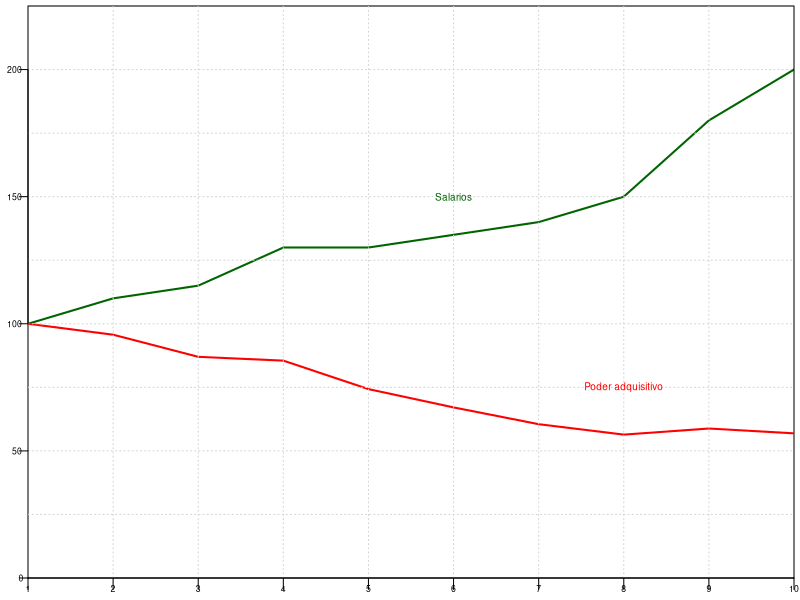

R code for this plot:

datos <- read.csv2("inflacion15.csv")

png("poderAdquisitivo.png", width=700, height=650, res = 300)
par(mar=c(1, 1.3, 0.2, 0.2) + 0.1, mgp = c(0,0,0))
t=0.6

plot(datos$Anio, datos$Salarios, type = "l", xlab="", ylab="", 
     ylim=c(0, 225), xpd = FALSE,  yaxt='n',  xaxt='n', xaxs="i", yaxs="i",
     lwd=2, col = "darkgreen"
)
lines(datos$Anio, datos$PoderAdqui, type = "l", col = "red", lwd=2)
grid(nx=9, ny=9)

axis(1, at=seq(1, 10, 1), tck=-0.02, cex.axis=t-0.08, padj = -0.3)
axis(2, at=0, las=1, tck=-0.015, hadj = 1.9, cex.axis=t-0.08)
axis(2, at=50, las=1, tck=-0.015, hadj = 1.6, cex.axis=t-0.08)
axis(2, at=seq(100, 225, 50), las=1, tck=-0.015, hadj = 1.4, cex.axis=t-0.08)

text(6, 150, "Salarios", col = "darkgreen", cex=t)
text(8, 75, "Poder adquisitivo", col = "red", cex=t)

dev.off()
